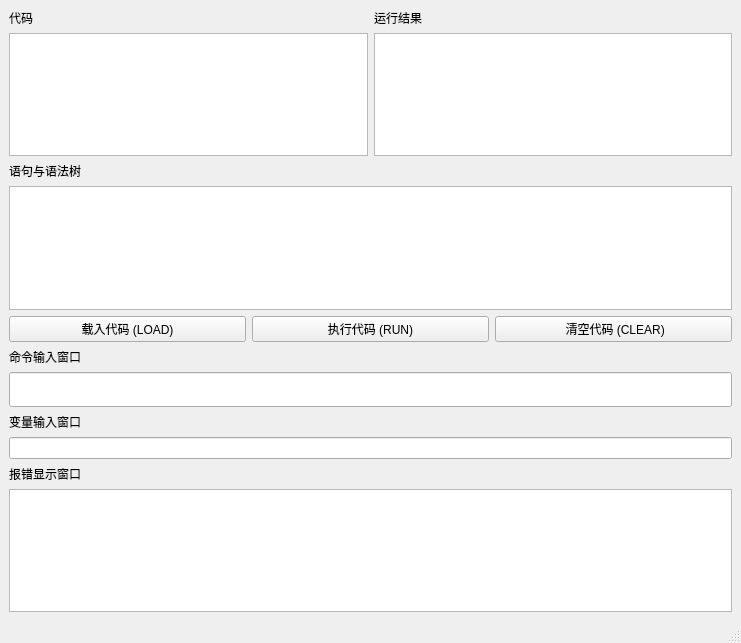
<?xml version="1.0" encoding="UTF-8"?>
<ui version="4.0">
 <class>MainWindow</class>
 <widget class="QMainWindow" name="MainWindow">
  <property name="geometry">
   <rect>
    <x>0</x>
    <y>0</y>
    <width>741</width>
    <height>643</height>
   </rect>
  </property>
  <property name="sizePolicy">
   <sizepolicy hsizetype="Preferred" vsizetype="Preferred">
    <horstretch>0</horstretch>
    <verstretch>0</verstretch>
   </sizepolicy>
  </property>
  <property name="windowTitle">
   <string>GuiBasic</string>
  </property>
  <widget class="QWidget" name="centralwidget">
   <property name="sizePolicy">
    <sizepolicy hsizetype="Expanding" vsizetype="Expanding">
     <horstretch>0</horstretch>
     <verstretch>0</verstretch>
    </sizepolicy>
   </property>
   <layout class="QVBoxLayout" name="verticalLayout">
    <item>
     <layout class="QHBoxLayout" name="horizontalLayout">
      <item>
       <layout class="QVBoxLayout" name="verticalLayout_2">
        <item>
         <widget class="QLabel" name="label">
          <property name="text">
           <string>代码</string>
          </property>
         </widget>
        </item>
        <item>
         <widget class="QTextBrowser" name="CodeDisplay">
          <property name="readOnly">
           <bool>true</bool>
          </property>
          <property name="html">
           <string>&lt;!DOCTYPE HTML PUBLIC &quot;-//W3C//DTD HTML 4.0//EN&quot; &quot;http://www.w3.org/TR/REC-html40/strict.dtd&quot;&gt;
&lt;html&gt;&lt;head&gt;&lt;meta name=&quot;qrichtext&quot; content=&quot;1&quot; /&gt;&lt;style type=&quot;text/css&quot;&gt;
p, li { white-space: pre-wrap; }
&lt;/style&gt;&lt;/head&gt;&lt;body style=&quot; font-family:'SimSun'; font-size:9pt; font-weight:400; font-style:normal;&quot;&gt;
&lt;p style=&quot;-qt-paragraph-type:empty; margin-top:0px; margin-bottom:0px; margin-left:0px; margin-right:0px; -qt-block-indent:0; text-indent:0px;&quot;&gt;&lt;br /&gt;&lt;/p&gt;&lt;/body&gt;&lt;/html&gt;</string>
          </property>
         </widget>
        </item>
       </layout>
      </item>
      <item>
       <layout class="QVBoxLayout" name="verticalLayout_4">
        <item>
         <widget class="QLabel" name="label_3">
          <property name="text">
           <string>运行结果</string>
          </property>
         </widget>
        </item>
        <item>
         <widget class="QTextBrowser" name="textBrowser">
          <property name="html">
           <string>&lt;!DOCTYPE HTML PUBLIC &quot;-//W3C//DTD HTML 4.0//EN&quot; &quot;http://www.w3.org/TR/REC-html40/strict.dtd&quot;&gt;
&lt;html&gt;&lt;head&gt;&lt;meta name=&quot;qrichtext&quot; content=&quot;1&quot; /&gt;&lt;style type=&quot;text/css&quot;&gt;
p, li { white-space: pre-wrap; }
&lt;/style&gt;&lt;/head&gt;&lt;body style=&quot; font-family:'SimSun'; font-size:9pt; font-weight:400; font-style:normal;&quot;&gt;
&lt;p style=&quot;-qt-paragraph-type:empty; margin-top:0px; margin-bottom:0px; margin-left:0px; margin-right:0px; -qt-block-indent:0; text-indent:0px;&quot;&gt;&lt;br /&gt;&lt;/p&gt;&lt;/body&gt;&lt;/html&gt;</string>
          </property>
         </widget>
        </item>
       </layout>
      </item>
     </layout>
    </item>
    <item>
     <layout class="QVBoxLayout" name="verticalLayout_3">
      <item>
       <widget class="QLabel" name="label_2">
        <property name="text">
         <string>语句与语法树</string>
        </property>
       </widget>
      </item>
      <item>
       <widget class="QTextBrowser" name="treeDisplay">
        <property name="readOnly">
         <bool>true</bool>
        </property>
        <property name="html">
         <string>&lt;!DOCTYPE HTML PUBLIC &quot;-//W3C//DTD HTML 4.0//EN&quot; &quot;http://www.w3.org/TR/REC-html40/strict.dtd&quot;&gt;
&lt;html&gt;&lt;head&gt;&lt;meta name=&quot;qrichtext&quot; content=&quot;1&quot; /&gt;&lt;style type=&quot;text/css&quot;&gt;
p, li { white-space: pre-wrap; }
&lt;/style&gt;&lt;/head&gt;&lt;body style=&quot; font-family:'SimSun'; font-size:9pt; font-weight:400; font-style:normal;&quot;&gt;
&lt;p style=&quot;-qt-paragraph-type:empty; margin-top:0px; margin-bottom:0px; margin-left:0px; margin-right:0px; -qt-block-indent:0; text-indent:0px;&quot;&gt;&lt;br /&gt;&lt;/p&gt;&lt;/body&gt;&lt;/html&gt;</string>
        </property>
       </widget>
      </item>
     </layout>
    </item>
    <item>
     <layout class="QHBoxLayout" name="horizontalLayout_2">
      <item>
       <widget class="QPushButton" name="btnLoadCode">
        <property name="text">
         <string>载入代码 (LOAD)</string>
        </property>
       </widget>
      </item>
      <item>
       <widget class="QPushButton" name="btnRunCode">
        <property name="text">
         <string>执行代码 (RUN)</string>
        </property>
       </widget>
      </item>
      <item>
       <widget class="QPushButton" name="btnClearCode">
        <property name="text">
         <string> 清空代码 (CLEAR)</string>
        </property>
       </widget>
      </item>
     </layout>
    </item>
    <item>
     <widget class="QLabel" name="label_4">
      <property name="text">
       <string>命令输入窗口</string>
      </property>
     </widget>
    </item>
    <item>
     <widget class="QLineEdit" name="cmdLineEdit">
      <property name="minimumSize">
       <size>
        <width>0</width>
        <height>35</height>
       </size>
      </property>
      <property name="sizeIncrement">
       <size>
        <width>0</width>
        <height>20</height>
       </size>
      </property>
      <property name="font">
       <font>
        <pointsize>16</pointsize>
       </font>
      </property>
     </widget>
    </item>
    <item>
     <widget class="QLabel" name="label_6">
      <property name="text">
       <string>变量输入窗口</string>
      </property>
     </widget>
    </item>
    <item>
     <widget class="QLineEdit" name="IdentifierEdit"/>
    </item>
    <item>
     <widget class="QLabel" name="label_5">
      <property name="text">
       <string>报错显示窗口</string>
      </property>
     </widget>
    </item>
    <item>
     <widget class="QTextBrowser" name="errorShow">
      <property name="enabled">
       <bool>true</bool>
      </property>
     </widget>
    </item>
   </layout>
  </widget>
  <widget class="QMenuBar" name="menubar">
   <property name="geometry">
    <rect>
     <x>0</x>
     <y>0</y>
     <width>741</width>
     <height>21</height>
    </rect>
   </property>
  </widget>
  <widget class="QStatusBar" name="statusbar"/>
 </widget>
 <resources/>
 <connections/>
</ui>
